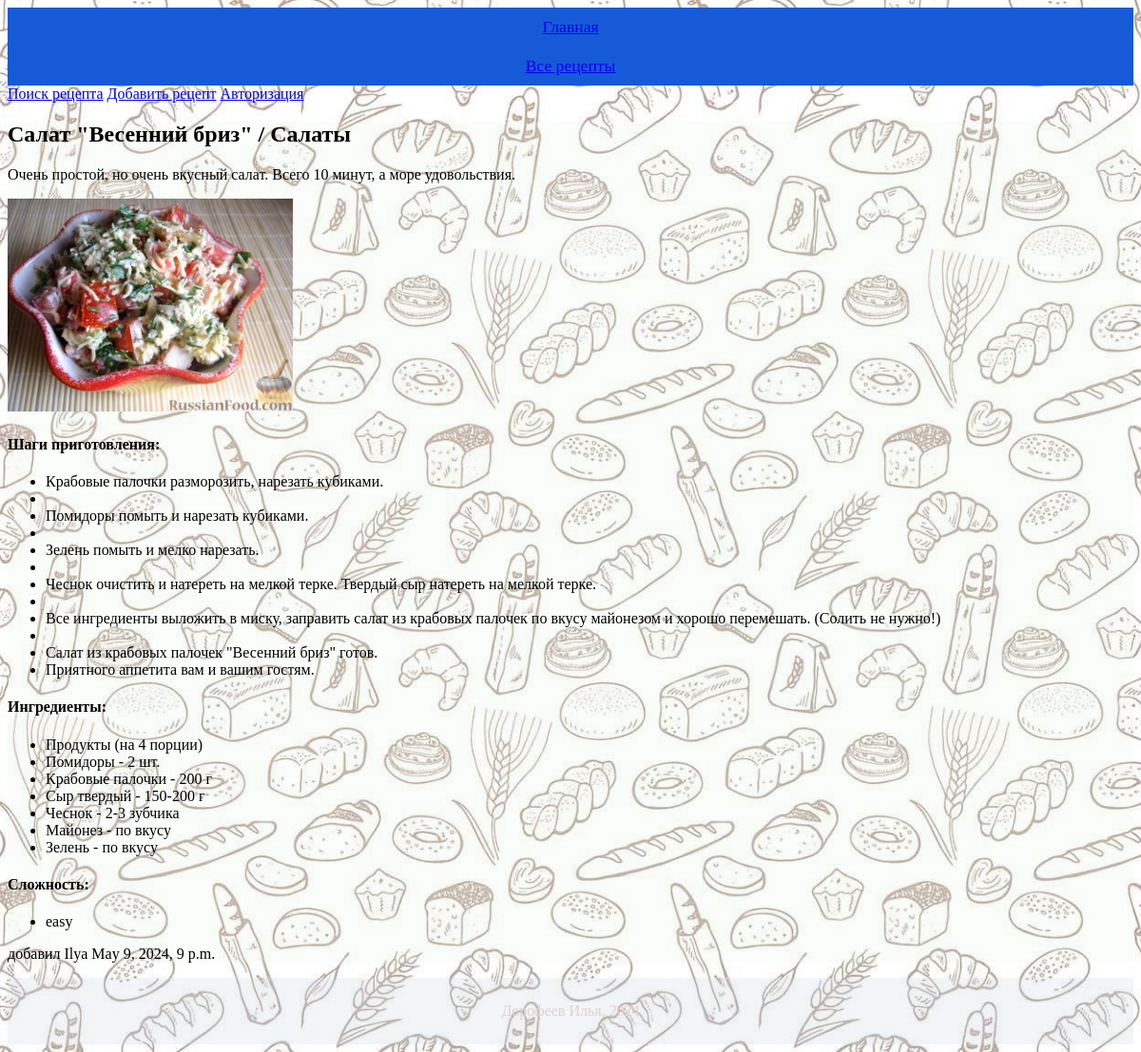
Page /recipe_show/5 on the committed database.
### recipesapp/models.py (models this page shows, shortened)
class Recipe(models.Model):
    name = models.CharField(max_length=100, blank=False)
    description = models.CharField(max_length=1000)
    cook_steps = models.TextField()
    cook_time = models.IntegerField()
    ingredients = models.TextField()
    image = models.ImageField(upload_to='images/')
    ingredients = models.TextField()
    complexity = models.CharField(max_length=15, blank=False)
    created_at = models.DateTimeField(auto_now_add=True)
    author = models.ForeignKey(User, on_delete=models.DO_NOTHING)
    category = models.ForeignKey(Category, on_delete=models.SET_DEFAULT, default='other')

class Category(models.Model):
    name = models.CharField(max_length=100, blank=False)
    description = models.CharField(max_length=1000)
    def __str__(self):
        return self.name

### recipesapp/views.py (the view)
# urls.py: path('recipe_show/<int:pk>', views.recipe_show, name='recipe_show'),
def recipe_show(request, pk):
    recipe_find = Recipe.objects.filter(id=pk).first()
    if recipe_find is None:
        messages.error(request, 'Рецепт не найден')
        return render(request, 'recipesapp/blank.html')
    else:
        ingredients_list = recipe_find.ingredients.split('\n')
        cook_steps_list = recipe_find.cook_steps.split('\n')
        complexity_list = recipe_find.complexity.split('\n')
        context = {
            'recipe': recipe_find,
            'ingredients_list': ingredients_list,
            'cook_steps_list': cook_steps_list,
            'complexity_list': complexity_list,
        }
        return render(request, 'recipesapp/recipe_show.html', context)

### recipesapp/templates/recipesapp/recipe_show.html (shortened to what this page needs)
{% extends "recipesapp/base.html" %}
{% block content %}
    <h2>{{ recipe.name }} / {{ recipe.category }}</h2>
    <p>{{ recipe.description }}</p>
    <img src="{{ recipe.image.url }}" alt="Recipe Image"/>
    <h4>Шаги приготовления:</h4>
    <ul>
        {% for step in cook_steps_list %}
            <li>{{ step }}</li>
        {% endfor %}
    </ul>
    <h4>Ингредиенты:</h4>
    <ul>
        {% for ingredient in ingredients_list %}
            <li>{{ ingredient }}</li>
        {% endfor %}
    </ul>
    <h4>Сложность:</h4>
    <ul>
        {% for complexity in complexity_list %}
            <li>{{ complexity }}</li>
        {% endfor %}
    </ul>
    <p>добавил {{ recipe.author }} {{ recipe.created_at }}</p>
{% endblock %}

### static/recipesapp/css/style.css (style rules this page uses)
html { background: url(../../../media/images/fon.jpg); background-size: cover; background-position: center; background-repeat: no-repeat; }

### recipesapp/templates/recipesapp/recipe_show.html (style rules this page uses)
img { max-width: 300px; max-height: 300px; }

### rows in the picture
Recipe: name "Салат \"Весенний бриз\"", category "Салаты", description "Очень простой, но очень вкусный салат. Всего 10 минут, а море удовольствия.", image (picture), complexity_list "easy", author "Ilya", created_at "May 9, 2024, 9 p.m."

### other values in the picture
{{ step }} "Крабовые палочки разморозить, нарезать кубиками." "Помидоры помыть и нарезать кубиками." "Зелень помыть и мелко нарезать." "Чеснок очистить и натереть на мелкой терке. Твердый сыр натереть на мелкой терке." "Все ингредиенты выложить в миску, заправить салат из крабовых палочек по вкусу майонезом и хорошо перемешать. (Солить не нужно!)" "Салат из крабовых палочек \"Весенний бриз\" готов." "Приятного аппетита вам и вашим гостям."
{{ ingredient }} "Продукты (на 4 порции)" "Помидоры - 2 шт." "Крабовые палочки - 200 г" "Сыр твердый - 150-200 г" "Чеснок - 2-3 зубчика" "Майонез - по вкусу" "Зелень - по вкусу"
